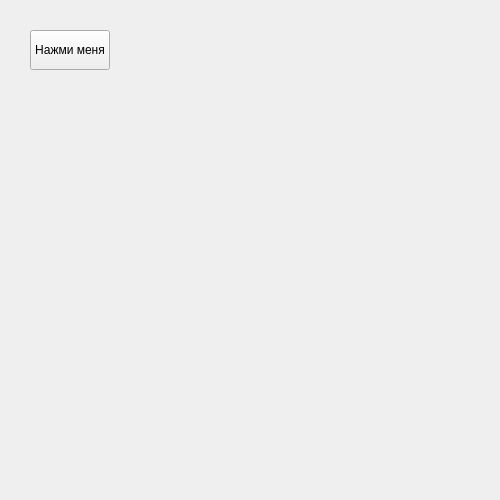
<?xml version="1.0" encoding="UTF-8"?>
<ui version="4.0">
 <class>MainWindow</class>
 <widget class="QMainWindow" name="MainWindow">
  <property name="geometry">
   <rect>
    <x>0</x>
    <y>0</y>
    <width>500</width>
    <height>500</height>
   </rect>
  </property>
  <property name="windowTitle">
   <string>Приложение</string>
  </property>
  <widget class="QWidget" name="centralwidget">
   <widget class="QPushButton" name="pushButton">
    <property name="geometry">
     <rect>
      <x>30</x>
      <y>30</y>
      <width>80</width>
      <height>40</height>
     </rect>
    </property>
    <property name="text">
     <string>Нажми меня</string>
    </property>
   </widget>
  </widget>
 </widget>
 <resources/>
 <connections/>
</ui>
